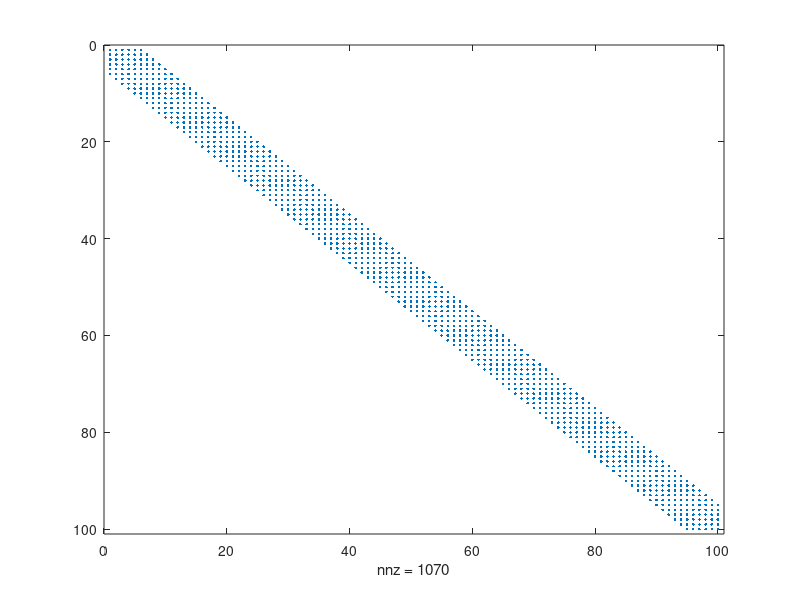

Write the MATLAB code that produced this figure.
L0 = 1;
e_true = 1/L0^2*pi^2;
N = [1:100]; %1:20;
for idx=1:length(N)
	n = N(idx);
	h = L0/(n+1);
	A = 1/h^2*spdiags(ones(n,1)*[1 -2 1],-1:1,n,n);          
	e = eigs(A,[],1,'SM');
	err(idx,1) = abs(e+e_true);
	A_ = A - 1/12*h^2*A^2;
	e = eigs(A_,[],1,'SM');
	err(idx,2) = abs(e+e_true);
	A_ = A_ + 1/90*h^4*A^3;
	e = eigs(A_,[],1,'SM');
	err(idx,3) = abs(e+e_true);
	A_ = A_ - 1/560*h^6*A^4;
	e = eigs(A_,[],1,'SM');
	err(idx,4) = abs(e+e_true);
	A_ = A_ + 1/3150*h^8*A^5;
	e = eigs(A_,[],1,'SM');
	err(idx,5) = abs(e+e_true);
end
loglog(N,err)

	spy(A_)
